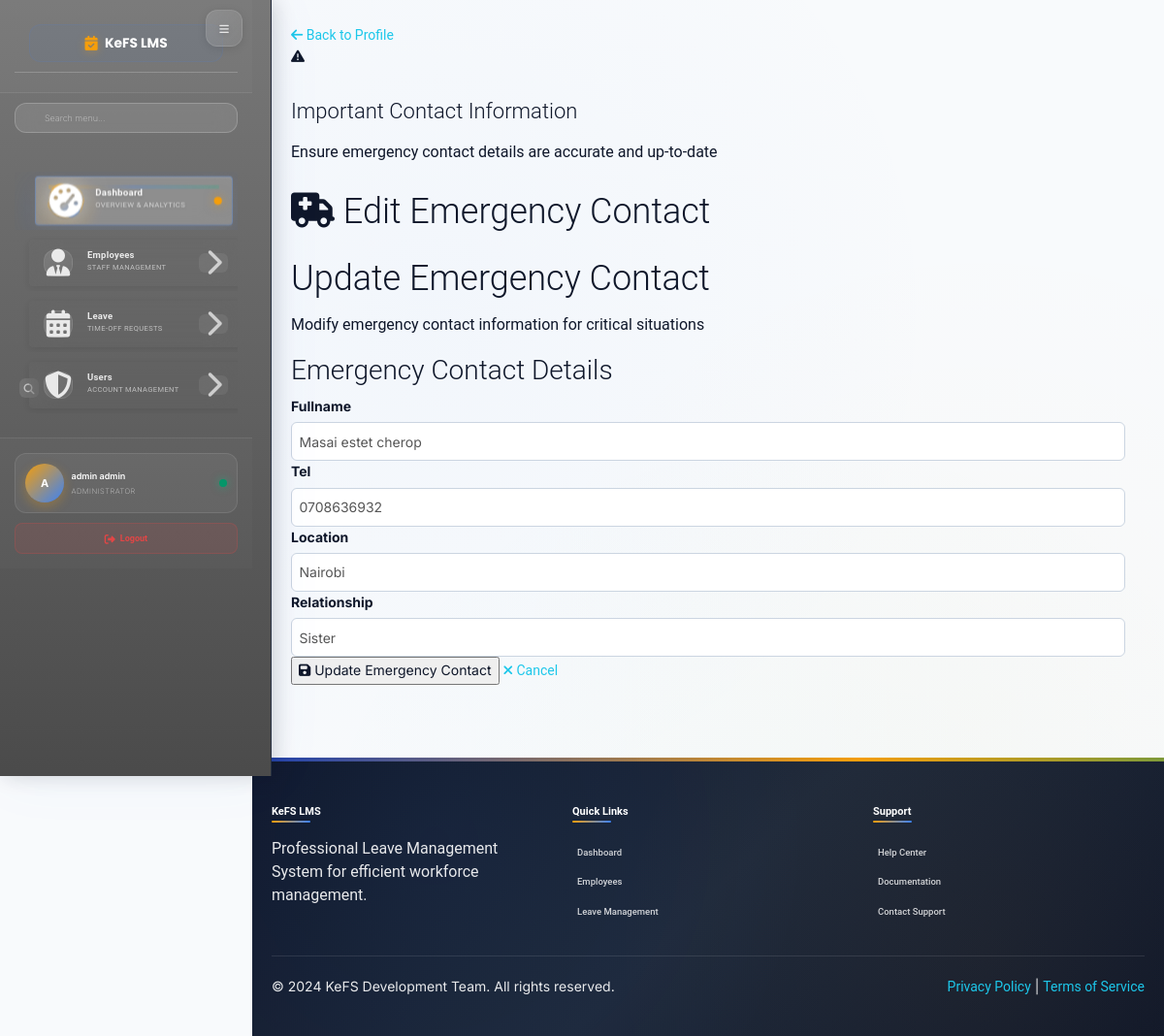
Page /dashboard/employee/emergency/edit/1/ (signed in) on the earlier database version.
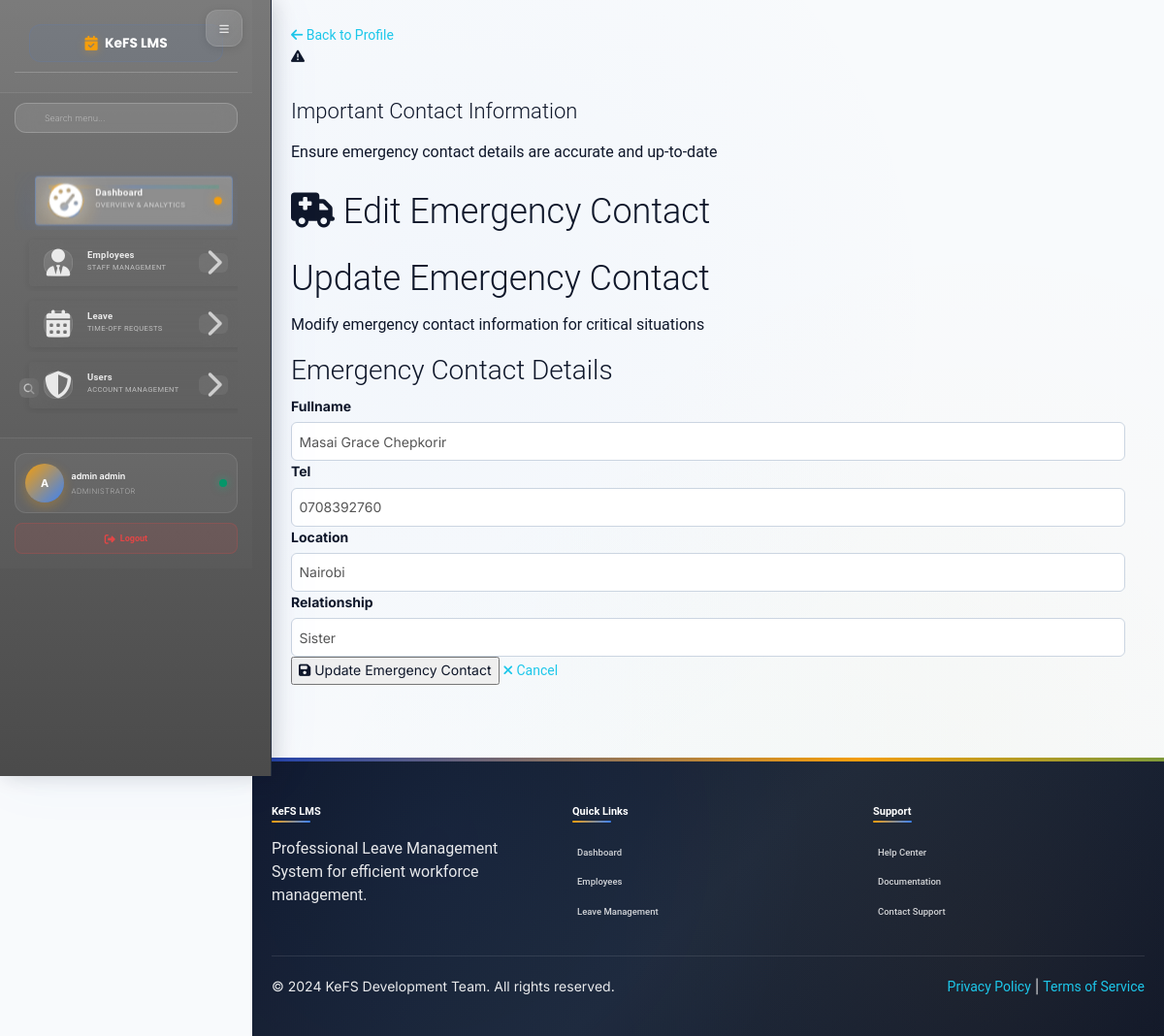
Same page on the later database version.
### employee/models.py (models this page shows, shortened)
class Emergency(models.Model):
    user = models.ForeignKey(settings.AUTH_USER_MODEL, on_delete=models.CASCADE)
    employee = models.ForeignKey(Employee, on_delete=models.CASCADE)  # Assuming you have an Employee model
    fullname = models.CharField(max_length=100, blank=True)
    tel = models.CharField(max_length=20, blank=True)
    location = models.CharField(max_length=255, blank=True)
    relationship = models.CharField(max_length=100, blank=True)
    updated = models.DateTimeField(auto_now=True)

### dashboard/views.py (the view)
# urls.py: path('employee/emergency/edit/<int:id>/', views.emergency_update, name='emergencyupdate'),
def emergency_update(request, id):
    if not (request.user.is_authenticated and (request.user.is_superuser or request.user.is_staff)):
        return redirect('/')
    employee = get_object_or_404(Employee, id=id)
    family = get_object_or_404(Emergency, employee=employee)
    if request.method == 'POST':
        form = EmergencyCreateForm(request.POST, request.FILES, instance=family)
        if form.is_valid():
            form.save()
            messages.success(request, 'Emergency Information Updated Successfully !!!',
                             extra_tags='alert alert-success alert-dismissible show')
            return redirect('dashboard:employees')
        else:
            messages.error(request, 'Error Updating Emergency Information', extra_tags='alert alert-warning alert-dismissible show')
            return HttpResponse("Form data not valid")
    else:
        form = EmergencyCreateForm(instance=family)
    dataset = {
        'form': form,
        'title': f'Edit Emergency Information - {employee.get_full_name}'  # Accessing as a property or field
    }
    return render(request, 'dashboard/employee_emergency_edit.html', dataset)

### employee/forms.py
class EmergencyCreateForm(forms.ModelForm):
    class Meta:
        model = Emergency
        fields = ['fullname', 'tel', 'location', 'relationship']
        widgets = {
            'fullname': forms.TextInput(attrs={'class': 'form-control'}),
            'tel': forms.TextInput(attrs={'class': 'form-control'}),
            'location': forms.TextInput(attrs={'class': 'form-control'}),
            'relationship': forms.TextInput(attrs={'class': 'form-control'}),
        }

### employee/managers.py (called while the page is built)
    def get_queryset(self):
        return super().get_queryset().filter(is_deleted=False)

### employee/models.py (called while the page is built)
    @property
    def get_full_name(self):
        if self.othername:
            return f"{self.firstname} {self.lastname} {self.othername}"
        return f"{self.firstname} {self.lastname}"

### templates/dashboard/employee_emergency_edit.html (shortened to what this page needs)
{% extends '_layout.html' %}
{% load static %}
{% load crispy_forms_tags %}
{% block content %}
<div class="edit-page-container">
    <div class="container-fluid">
        <a href="{% url 'dashboard:employeeinfo' form.instance.employee.id %}" class="back-link">
            <i class="fas fa-arrow-left"></i> Back to Profile
        </a>
        <div class="emergency-alert">
            <i class="fas fa-exclamation-triangle"></i>
            <h4>Important Contact Information</h4>
            <p>Ensure emergency contact details are accurate and up-to-date</p>
        </div>
        <div class="edit-form-card">
            <h2 class="edit-header">
                <i class="fas fa-ambulance"></i> Edit Emergency Contact
            </h2>
            <div class="edit-body">
                <div class="edit-title">
                    <h2>Update Emergency Contact</h2>
                    <p>Modify emergency contact information for critical situations</p>
                </div>
                <div class="form-section">
                    <h3 class="form-section-title">Emergency Contact Details</h3>
                    <form action="" method="POST" enctype="multipart/form-data" id="edit-form">
                        {{ form|crispy }}
                    </form>
                </div>
                <div class="form-actions">
                    <button type="submit" form="edit-form" class="btn-update">
                        <i class="fas fa-save"></i> Update Emergency Contact
                    </button>
                    <a href="{% url 'dashboard:employeeinfo' form.instance.employee.id %}" class="btn-cancel">
                        <i class="fas fa-times"></i> Cancel
                    </a>
                </div>
            </div>
        </div>
    </div>
</div>
{% endblock %}

Differences in the rows shown:
changed Emergency "Nairobi": fullname "Masai estet cherop" → "Masai Grace Chepkorir"; tel "0708636932" → "0708392760"
